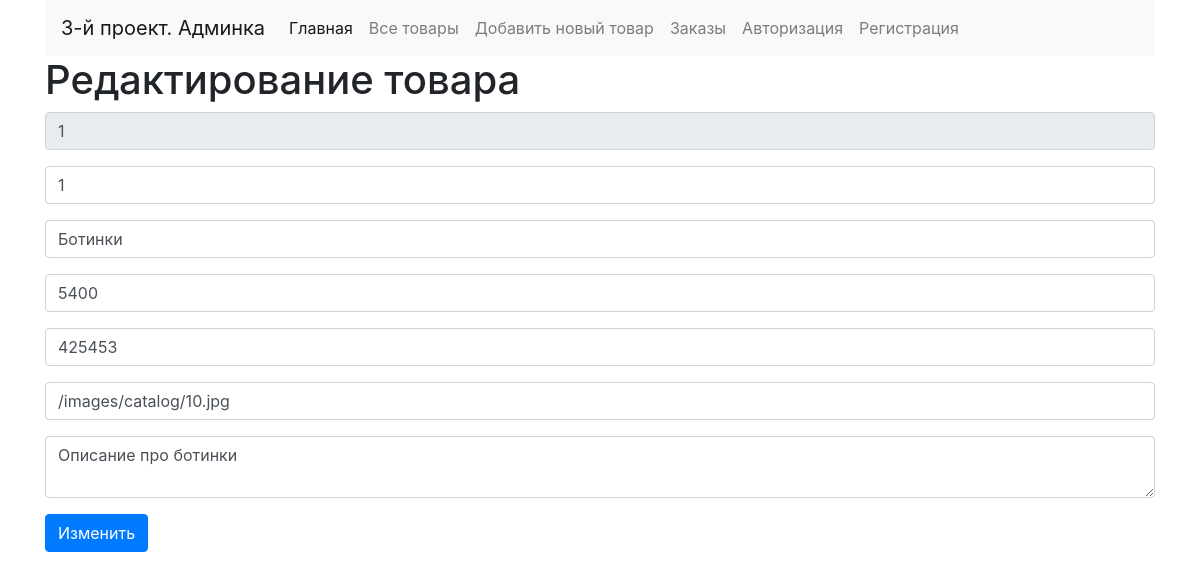
The page /admin/product.php?id=1 (signed in) on the database as committed earlier.
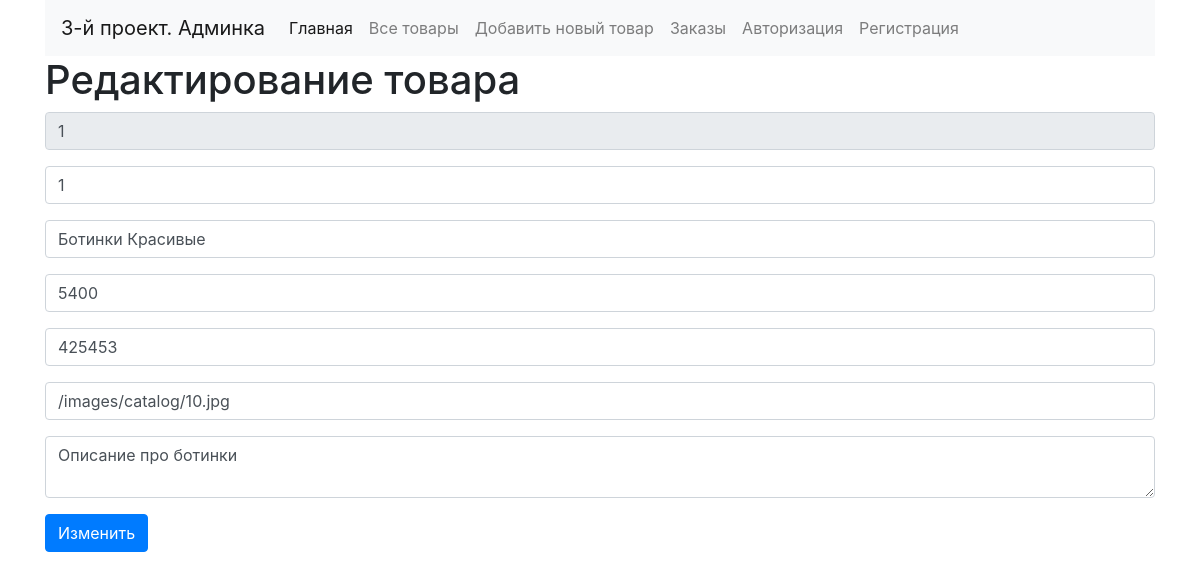
The same page on the database as committed later.
### tables this page shows
CREATE TABLE IF NOT EXISTS `products` (
  `id` int(11) NOT NULL AUTO_INCREMENT,
  `active` enum('0','1') NOT NULL DEFAULT '1',
  `name` varchar(255) NOT NULL,
  `price` float NOT NULL,
  `photo` varchar(255) NOT NULL,
  `sku` varchar(255) NOT NULL,
  `description` text NOT NULL,
  PRIMARY KEY (`id`)
);

### admin/product.php (the view, shortened to what this page needs)
<?php
    include($_SERVER['DOCUMENT_ROOT'].'/admin/modules/header.php');
    $template = [
        'product'=>[]
    ];
    if( isset( $_GET['id'] ) ){
        $sql_product = "SELECT * FROM products WHERE id = {$_GET['id']}";
        $result_product = mysqli_query($db, $sql_product);
        $template['product'] = mysqli_fetch_assoc($result_product);
    }
?>
<div class="row">
    <div class="col-12">
        <h1>Редактирование товара</h1>
        <form method="POST">
            <div class="form-group">
                <input type="text" name="id" readonly class="form-control" placeholder="id" value='<?=$template['product']['id']?>'>
            </div>
            <div class="form-group">
                <input type="text" name="active" class="form-control" placeholder="active" value='<?=$template['product']['active']?>'>
            </div>
            <div class="form-group">
                <input type="text" name="name" class="form-control" placeholder="name" value='<?=$template['product']['name']?>'>
            </div>
            <div class="form-group">
                <input type="text" name="price" class="form-control" placeholder="price" value='<?=$template['product']['price']?>'>
            </div>
            <div class="form-group">
                <input type="text" name="sku" class="form-control" placeholder="sku" value='<?=$template['product']['sku']?>'>
            </div>
            <div class="form-group">
                <input type="photo" name="photo" class="form-control" placeholder="photo" value='<?=$template['product']['photo']?>'>
            </div>
            <div class="form-group">
                <textarea name="description" class="form-control" placeholder="Описание"><?=$template['product']['description']?></textarea>
            </div>
            <button type="submit" class="btn btn-primary">Изменить</button>
        </form>
    </div>
</div>
<?php include($_SERVER['DOCUMENT_ROOT'].'/admin/modules/footer.php'); ?>

Rows that differ between the two databases and show on the page:
changed products "/images/catalog/10.jpg": name "Ботинки" → "Ботинки Красивые"
